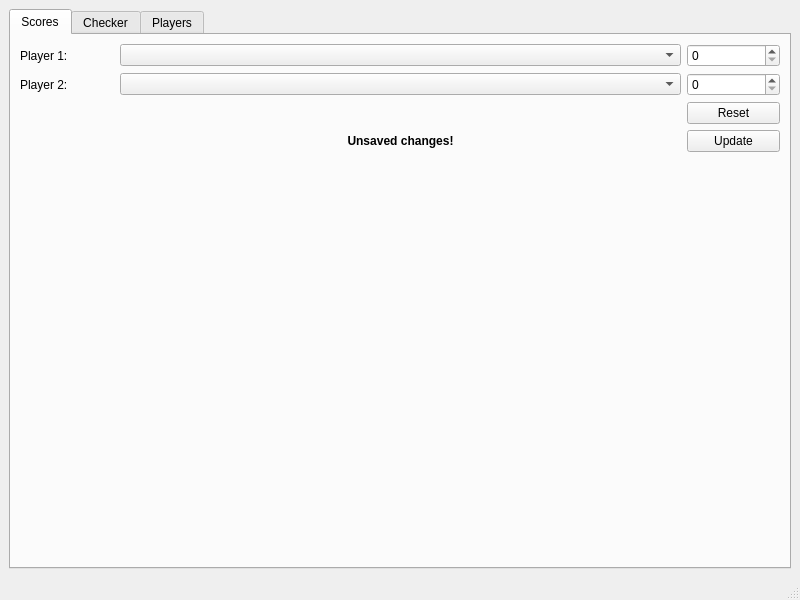
<?xml version="1.0" encoding="UTF-8"?>
<ui version="4.0">
 <class>Stream</class>
 <widget class="QMainWindow" name="Stream">
  <property name="geometry">
   <rect>
    <x>0</x>
    <y>0</y>
    <width>800</width>
    <height>600</height>
   </rect>
  </property>
  <property name="sizePolicy">
   <sizepolicy hsizetype="Fixed" vsizetype="Fixed">
    <horstretch>0</horstretch>
    <verstretch>0</verstretch>
   </sizepolicy>
  </property>
  <property name="windowTitle">
   <string>Guess Who?</string>
  </property>
  <widget class="QWidget" name="centralwidget">
   <layout class="QHBoxLayout" name="horizontalLayout">
    <item>
     <widget class="QTabWidget" name="tabWidget">
      <property name="currentIndex">
       <number>0</number>
      </property>
      <widget class="QWidget" name="scoresTab">
       <attribute name="title">
        <string>Scores</string>
       </attribute>
       <layout class="QVBoxLayout" name="verticalLayout">
        <item>
         <layout class="QGridLayout" name="gridLayout" columnstretch="1,6,1">
          <item row="0" column="0">
           <widget class="QLabel" name="label">
            <property name="text">
             <string>Player 1:</string>
            </property>
           </widget>
          </item>
          <item row="3" column="2">
           <widget class="QPushButton" name="scoresUpdateButton">
            <property name="text">
             <string>Update</string>
            </property>
           </widget>
          </item>
          <item row="0" column="1">
           <widget class="QComboBox" name="scoresP1Combo"/>
          </item>
          <item row="3" column="1">
           <widget class="QLabel" name="scoresUnsavedChangesLabel">
            <property name="font">
             <font>
              <weight>75</weight>
              <bold>true</bold>
             </font>
            </property>
            <property name="text">
             <string>Unsaved changes!</string>
            </property>
            <property name="alignment">
             <set>Qt::AlignCenter</set>
            </property>
           </widget>
          </item>
          <item row="1" column="0">
           <widget class="QLabel" name="label_2">
            <property name="text">
             <string>Player 2:</string>
            </property>
           </widget>
          </item>
          <item row="0" column="2">
           <widget class="QSpinBox" name="scoresP1Spin"/>
          </item>
          <item row="1" column="1">
           <widget class="QComboBox" name="scoresP2Combo"/>
          </item>
          <item row="1" column="2">
           <widget class="QSpinBox" name="scoresP2Spin"/>
          </item>
          <item row="2" column="2">
           <widget class="QPushButton" name="scoresResetButton">
            <property name="text">
             <string>Reset</string>
            </property>
           </widget>
          </item>
         </layout>
        </item>
        <item>
         <spacer name="verticalSpacer">
          <property name="orientation">
           <enum>Qt::Vertical</enum>
          </property>
          <property name="sizeHint" stdset="0">
           <size>
            <width>20</width>
            <height>40</height>
           </size>
          </property>
         </spacer>
        </item>
       </layout>
      </widget>
      <widget class="QWidget" name="checkerTab">
       <attribute name="title">
        <string>Checker</string>
       </attribute>
       <layout class="QGridLayout" name="gridLayout_3">
        <item row="0" column="0">
         <layout class="QVBoxLayout" name="verticalLayout_2">
          <property name="sizeConstraint">
           <enum>QLayout::SetDefaultConstraint</enum>
          </property>
          <item>
           <widget class="QLabel" name="label_7">
            <property name="font">
             <font>
              <pointsize>15</pointsize>
             </font>
            </property>
            <property name="text">
             <string>DEMERN's Observant Namechecking Greyhound</string>
            </property>
            <property name="alignment">
             <set>Qt::AlignCenter</set>
            </property>
           </widget>
          </item>
          <item>
           <widget class="QFrame" name="">
            <layout class="QFormLayout" name="formLayout">
             <property name="sizeConstraint">
              <enum>QLayout::SetDefaultConstraint</enum>
             </property>
             <item row="0" column="0">
              <widget class="QLabel" name="label_6">
               <property name="text">
                <string>Guesser Nickname:</string>
               </property>
              </widget>
             </item>
             <item row="0" column="1">
              <widget class="QComboBox" name="guesserCombo"/>
             </item>
             <item row="1" column="0">
              <widget class="QLabel" name="label_3">
               <property name="text">
                <string>Nickname:</string>
               </property>
              </widget>
             </item>
             <item row="1" column="1">
              <widget class="QComboBox" name="checkerNicknameCombo"/>
             </item>
             <item row="2" column="0">
              <widget class="QLabel" name="label_4">
               <property name="text">
                <string>Player Name:</string>
               </property>
              </widget>
             </item>
             <item row="2" column="1">
              <widget class="QComboBox" name="checkerPlayerNameCombo"/>
             </item>
             <item row="3" column="1">
              <layout class="QHBoxLayout" name="horizontalLayout_2">
               <property name="spacing">
                <number>7</number>
               </property>
               <item>
                <widget class="QPushButton" name="checkButton">
                 <property name="text">
                  <string>Check!</string>
                 </property>
                </widget>
               </item>
               <item>
                <widget class="QPushButton" name="checkerClearButton">
                 <property name="text">
                  <string>Clear</string>
                 </property>
                </widget>
               </item>
              </layout>
             </item>
             <item row="4" column="0">
              <widget class="QLabel" name="label_5">
               <property name="text">
                <string>Verdict:</string>
               </property>
              </widget>
             </item>
             <item row="4" column="1">
              <widget class="QLabel" name="checkerVerdictLabel">
               <property name="font">
                <font>
                 <pointsize>25</pointsize>
                </font>
               </property>
               <property name="autoFillBackground">
                <bool>false</bool>
               </property>
               <property name="styleSheet">
                <string notr="true"/>
               </property>
               <property name="text">
                <string>Verdict</string>
               </property>
               <property name="alignment">
                <set>Qt::AlignCenter</set>
               </property>
              </widget>
             </item>
             <item row="5" column="1">
              <widget class="QPushButton" name="recordGuessButton">
               <property name="text">
                <string>Record Guess</string>
               </property>
              </widget>
             </item>
             <item row="6" column="1">
              <spacer name="verticalSpacer_2">
               <property name="orientation">
                <enum>Qt::Vertical</enum>
               </property>
               <property name="sizeType">
                <enum>QSizePolicy::Expanding</enum>
               </property>
               <property name="sizeHint" stdset="0">
                <size>
                 <width>20</width>
                 <height>40</height>
                </size>
               </property>
              </spacer>
             </item>
            </layout>
           </widget>
          </item>
         </layout>
        </item>
       </layout>
      </widget>
      <widget class="QWidget" name="playersTab">
       <attribute name="title">
        <string>Players</string>
       </attribute>
       <layout class="QGridLayout" name="gridLayout_5">
        <item row="0" column="0">
         <widget class="QLabel" name="label_8">
          <property name="text">
           <string>Players</string>
          </property>
         </widget>
        </item>
        <item row="4" column="1">
         <widget class="QPushButton" name="playersUpdateButton">
          <property name="text">
           <string>Mark all as updated</string>
          </property>
         </widget>
        </item>
        <item row="3" column="0" colspan="2">
         <widget class="QListView" name="playersLogList"/>
        </item>
        <item row="1" column="1">
         <widget class="QListWidget" name="playersEliminatedList"/>
        </item>
        <item row="2" column="0">
         <widget class="QLabel" name="label_10">
          <property name="text">
           <string>Log:</string>
          </property>
         </widget>
        </item>
        <item row="0" column="1">
         <widget class="QLabel" name="label_9">
          <property name="text">
           <string>Eliminated</string>
          </property>
         </widget>
        </item>
        <item row="1" column="0">
         <widget class="QListWidget" name="playersPlayersList"/>
        </item>
       </layout>
      </widget>
     </widget>
    </item>
   </layout>
  </widget>
  <widget class="QMenuBar" name="menubar">
   <property name="geometry">
    <rect>
     <x>0</x>
     <y>0</y>
     <width>800</width>
     <height>26</height>
    </rect>
   </property>
  </widget>
  <widget class="QStatusBar" name="statusbar"/>
 </widget>
 <resources/>
 <connections/>
</ui>
